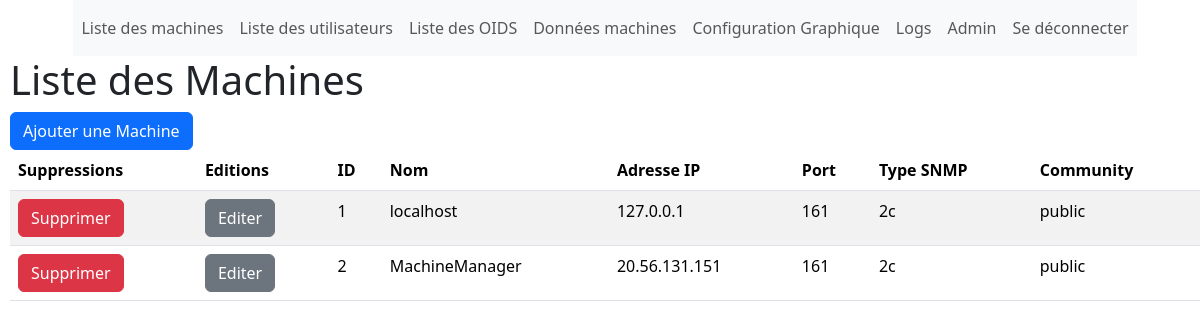
/menu_principal/machines (signed in), run on an earlier commit of the app's database.
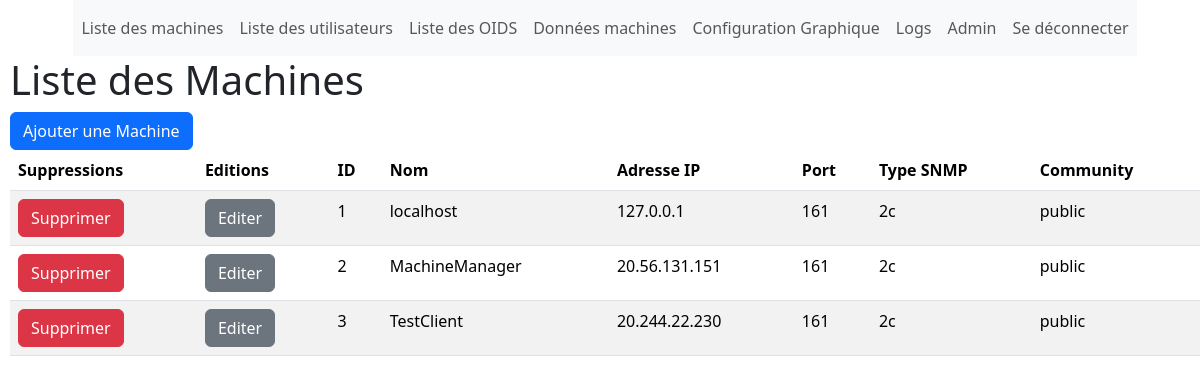
And on a later commit of the database.
### configuration/models.py (models this page shows, shortened)
class Machine(models.Model):
    name = models.CharField(max_length=255)
    IPAdresse = models.GenericIPAddressField()
    port = models.IntegerField(default=161)
    SNMP_CHOICES = [
        ('1', 'Version 1'),
        ('2c', 'Version 2c'),
        ('3', 'Version 3')
    ]
    SNMPType = models.CharField(max_length=3, choices=SNMP_CHOICES, default='1')
    Community = models.CharField(max_length=255, default=None)

### configuration/views.py (the view)
# urls.py: path('machines', views.liste_machines, name='liste_machines'),
@login_required
def liste_machines(request):
    machines = Machine.objects.all()
    return render(request, 'liste_machines.html', {'machines': machines})

### configuration/templates/liste_machines.html (shortened to what this page needs)
{% include 'template.html' %}
<!DOCTYPE html>
<html lang="fr">
<head>
</head>
<body>
    <h1>Liste des Machines</h1>
    <a class="btn btn-primary" href="{% url 'add_machine' %}">Ajouter une Machine</a></li>
    <table class="table table-striped">
        <thead>
            <tr>
                <th>Suppressions</th>
                <th>Editions</th>
                <th>ID</th>
                <th>Nom</th>
                <th>Adresse IP</th>
                <th>Port</th>
                <th>Type SNMP</th>
                <th>Community</th>
            </tr>
        </thead>
        <tbody>
            {% for machine in machines %}
            <tr>
                <td><a class="btn btn-danger" href="{% url 'delete_machine' machine.id %}">Supprimer</a></td>
                <td><a class="btn btn-secondary" href="{% url 'edit_machine' machine.id %}">Editer</a></td>
                <td>{{ machine.id }}</td>
                <td>{{ machine.name }}</td>
                <td>{{ machine.IPAdresse }}</td>
                <td>{{ machine.port }}</td>
                <td>{{ machine.SNMPType }}</td>
                <td>{{ machine.Community }}</td>
            </tr>
            {% endfor %}
        </tbody>
    </table>
</body>
</html>

What changed in the data, as far as the page shows it:
added Machine: id "3", name "TestClient", IPAdresse "20.244.22.230", port "161", SNMPType "2c", Community "public"
